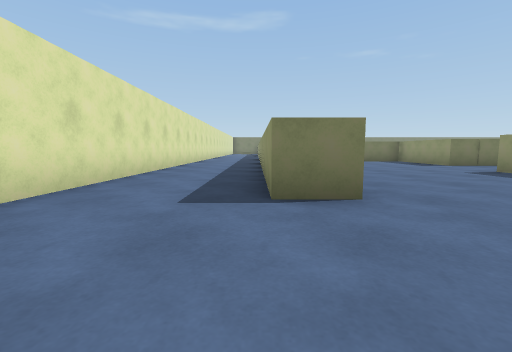
view 1 (above)

17 first-person views from a walk through a 3-D level made in the Unity game engine. The camera is 0.55 m above the floor, tilts 6° down and sees 90° across. The floor is counted in squares, 1 m on a side. Each view is taken from the middle of a square. On the plan, view 1 faces up. The plan holds only what a view shows up to about 9 squares ahead; the rest is blank. The place goes on beyond the plan. The player character is not drawn.

view 2
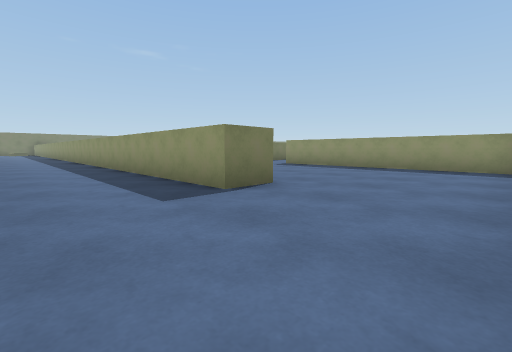

view 3
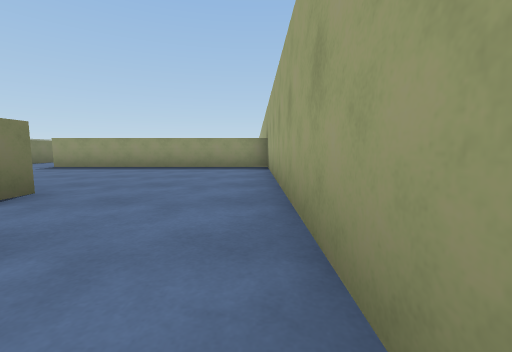

view 4
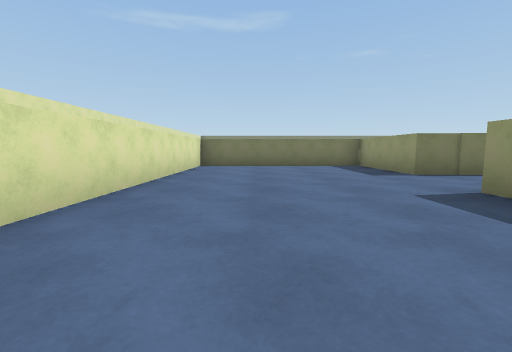

view 5
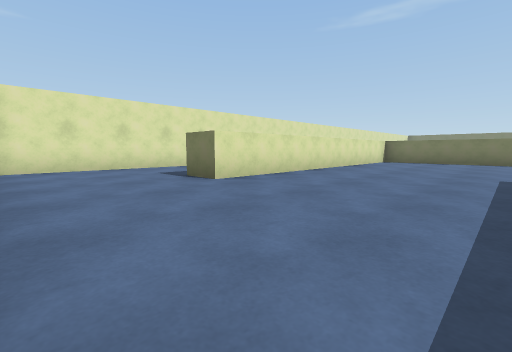

view 6
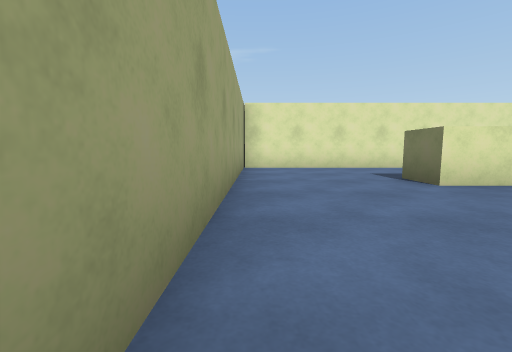

view 7
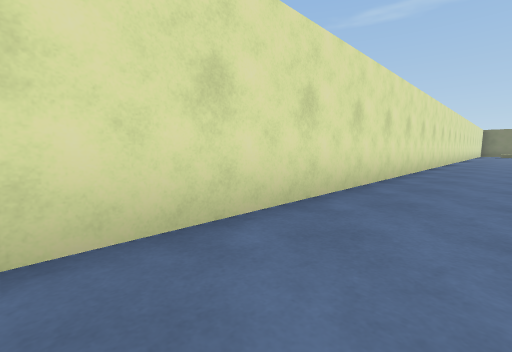

view 8
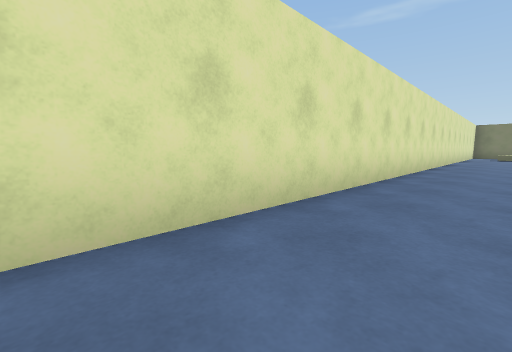

view 9
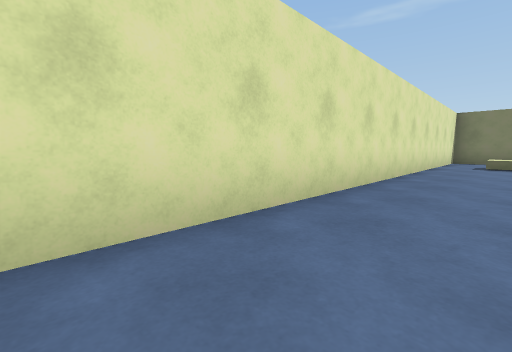

view 10
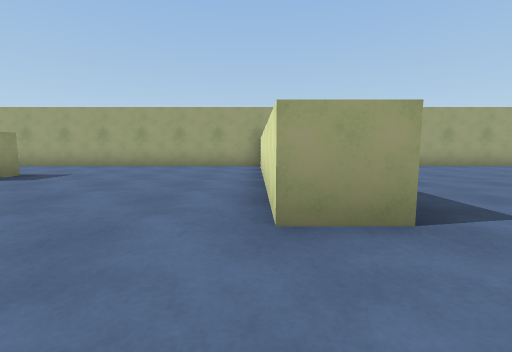

view 11
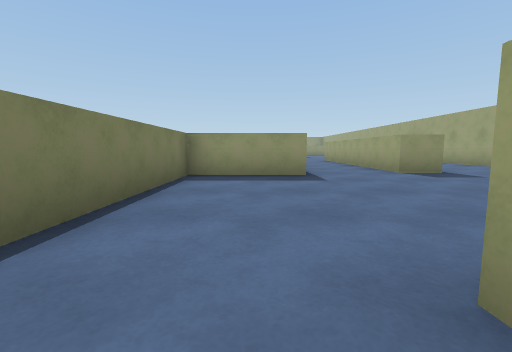

view 12
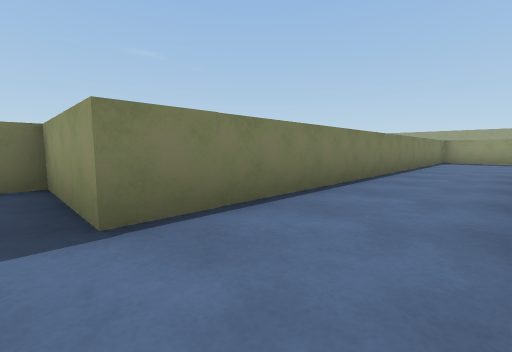

view 13
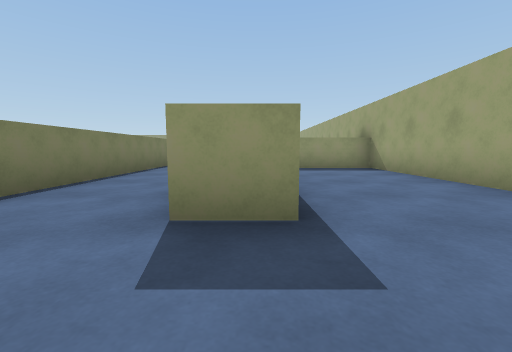

view 14
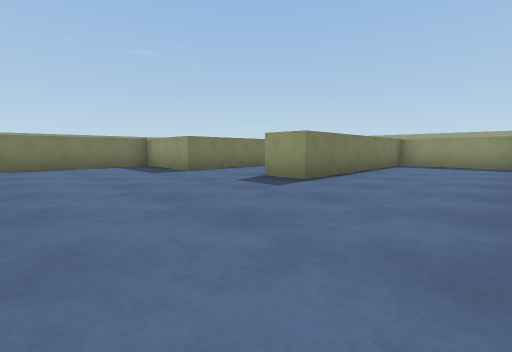

view 15
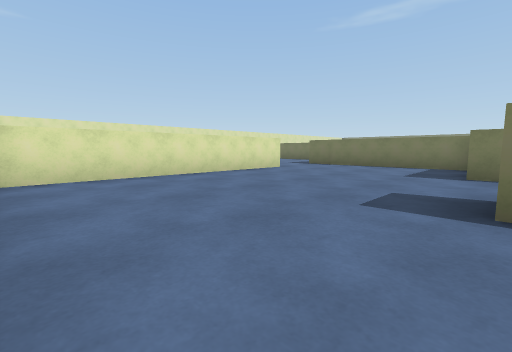

view 16
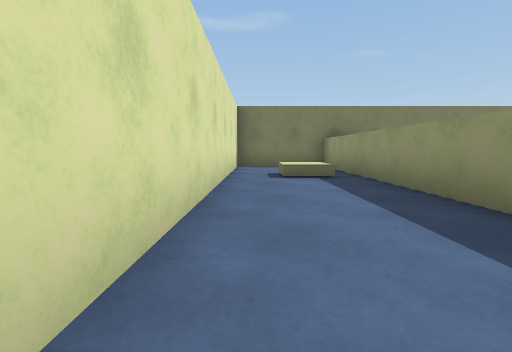

view 17
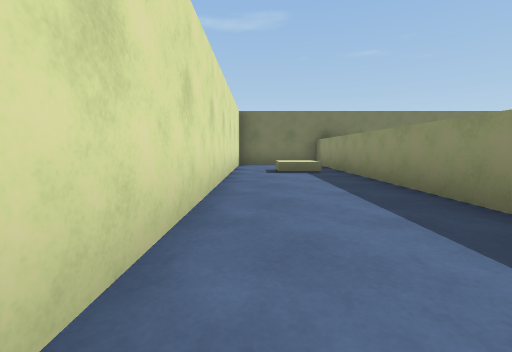

### Floor plan
Points are (right, up) in squares from view 1. A wall is a line through its corners. A room is listed if a view was taken in it or the views show most of it. See-through windows are left out.
Room 1 (views 1, 2, 3, 4, 5, 6, 7, 8, 9, 10, 11, 16, 17)
walls: (7.4, 8.4) (6.4, 8.4) (6.4, 11.5) (1.2, 11.5) (1.2, 2.8) (0.2, 2.8) (0.2, 10.6); (-2.2, -0.4) (5.9, -0.4) (5.9, 6.2) (6.9, 6.2); (0.2, 22.1) (0.2, 29.2) (-2.6, 29.2) (-2.6, -0.4)
low walls: (-0.4, 25.9) (-1.1, 25.9)
ways out: opening at (7, 7.5) to room 2
Room 2 (views 12, 13, 14, 15)
walls: (6.9, 6.2) (6.9, -0.4) (17.5, -0.4) (17.5, 2.8) (11.9, 2.8) (11.9, 3.7) (15.1, 3.7); (19.4, 5.9) (11.4, 5.9) (11.4, 8.4) (7.4, 8.4)
ways out: opening at (7, 7.5) to room 1; opening at (18.5, 4.5)

Positions as (right, up) in squares from view 1, and headings:
1: (0, 0), facing up
2: (-2, 0), facing up-right
3: (-2, 0), facing right
4: (3, 3), facing up
5: (5, 0), facing up-left
6: (5, 0), facing left
7: (-1, 5), facing up-left
8: (-1, 10), facing up-left
9: (-1, 17), facing up-left
10: (7, 8), facing down
11: (6, 7), facing right
12: (11, 4), facing up-right
13: (10, 3), facing right
14: (8, 0), facing up-right
15: (12, 0), facing up-left
16: (-2, 21), facing up
17: (-2, 20), facing up
